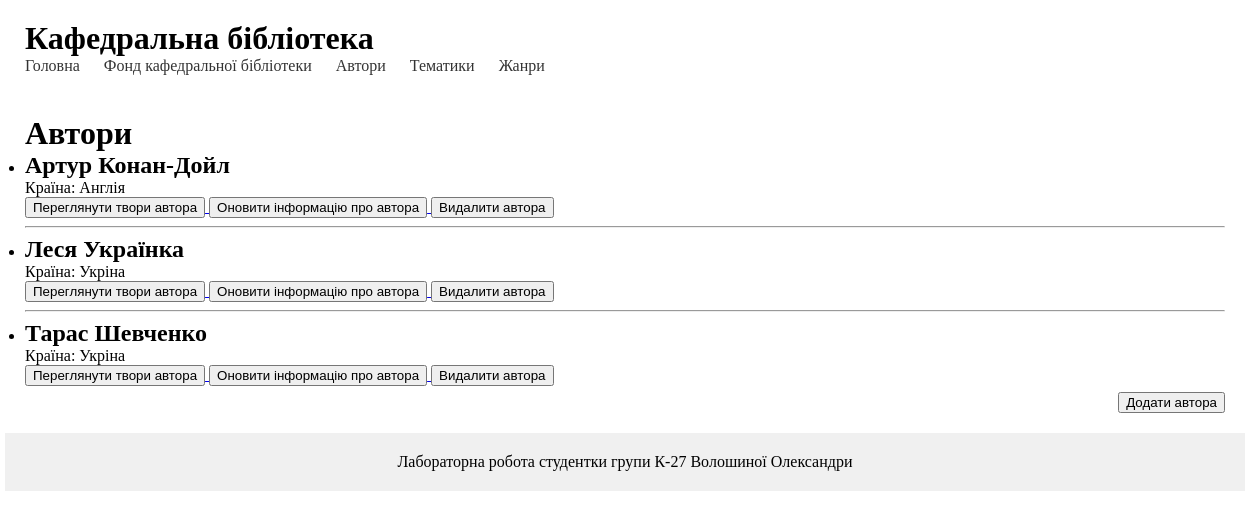
The app's page /author/, older data.
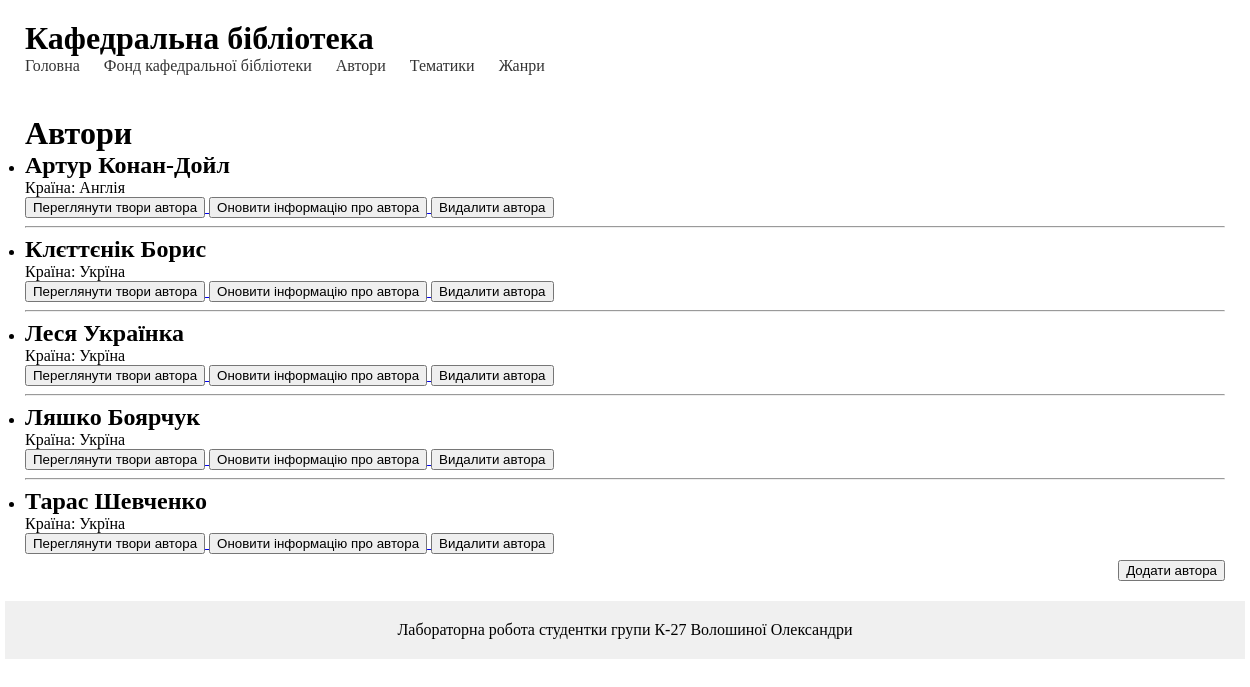
The same page, newer data.
### library/models.py (models this page shows, shortened)
class Author(models.Model):
    first_name = models.CharField(max_length=10, null=True)
    last_name = models.CharField(max_length=20, null=True)
    pseudonym = models.CharField(max_length=25, null=True)
    country = models.ForeignKey('Country', on_delete=models.SET_NULL, null=True)
    class Meta:
        ordering = ['first_name', 'last_name']

class Country(models.Model):
    name = models.CharField(max_length=10, unique=True)
    def __str__(self):
        return self.name

### library/views.py (the view)
# urls.py: path('author/', author, name='author'),
def author(request):
     author = Author.objects.all()
     return render(request, 'library/author.html', {'authors': author, 'menu' : menu, 'title' : 'Автори'})

### library/templates/library/author.html (shortened to what this page needs)
{% extends 'library/base.html' %}
{% load static %}
{% block content %}
    <h1>{{ title }}</h1>
    <ul>
        {% for author in authors %}
            <li>
                <h2>{{ author.first_name }} {{author.last_name}}</h2>
                <p>Країна: {{ author.country }}</p>
                <a href="{% url 'author_edition' author.id %}">
                    <button type="button" class="button">Переглянути твори автора</button>
                </a>
                <a href="{% url 'update_author' author.id %}">
                    <button type="button" class="button">Оновити інформацію про автора</button>
                </a>
                <form action="{% url 'delete_author' author.id %}" method="post" style="display: inline;">
                    <button type="submit" onclick="return confirm('Ви впевнені, що хочете видалити цього автора?')">Видалити автора</button>
                </form>
            </li>
            {% if not forloop.last %}
                <hr>
            {% endif %}
        {% endfor %}
    </ul>
    <h2 style="text-align: right;">
        <a href="{% url 'addauthor' %}">
            <button type="button" class="button">Додати автора</button>
        </a>
    </h2>
{% endblock %}

### library/templates/library/base.html (shortened to what this page needs)
{% load static %}
<!DOCTYPE html>
<html>
<head>
    <link type="text/css" href="{% static 'library/css/styles.css' %}" rel="stylesheet" />
    <link type="text/css" href="{% static 'library/css/author.css' %}" rel="stylesheet"/>
    <link type="text/css" href="{% static 'library/css/subject.css' %}" rel="stylesheet"/>
    <link href="styles.css" rel="stylesheet" />
</head>
<body>
    <header>
        <h1>Кафедральна бібліотека</h1>
        <nav>
            <ul>
                <li><a href="/">Головна</a></li>
                <li><a href="/about">Фонд кафедральної бібліотеки</a></li>
                <li><a href="/author">Автори</a></li>
                <li><a href="/subject">Тематики</a></li>
                <li><a href="/genre">Жанри</a></li>
            </ul>
        </nav>
    </header>
    <main>
        {% block content %}
        {% endblock %}
    </main>
    <footer>
        <p>Лабораторна робота студентки групи К-27 Волошиної Олександри</p>
    </footer>
</body>
</html>

### library/static/library/css/styles.css (style rules this page uses)
body, h1, h2, p, ul, li { margin: 0; padding: 0; }
header, main, footer { width: 100%; max-width: 1200px; margin: 0 auto; }
header { background-color: #ffffff; padding: 20px; }
nav ul { list-style-type: none; }
nav ul li { display: inline; margin-right: 20px; }
nav ul li a { text-decoration: none; color: #333; }
main { padding: 20px; }
footer { background-color: #F0F0F0; padding: 20px; text-align: center; }

Row changes from the older to the newer data that the page shows:
added Author: first_name "Клєттєнік", last_name "Борис", country "Укрїна"
changed through a linked row, Author "Леся": country "Укріна" → "Укрїна"
added Author: first_name "Ляшко", last_name "Боярчук", country "Укрїна"
changed through a linked row, Author "Тарас": country "Укріна" → "Укрїна"
